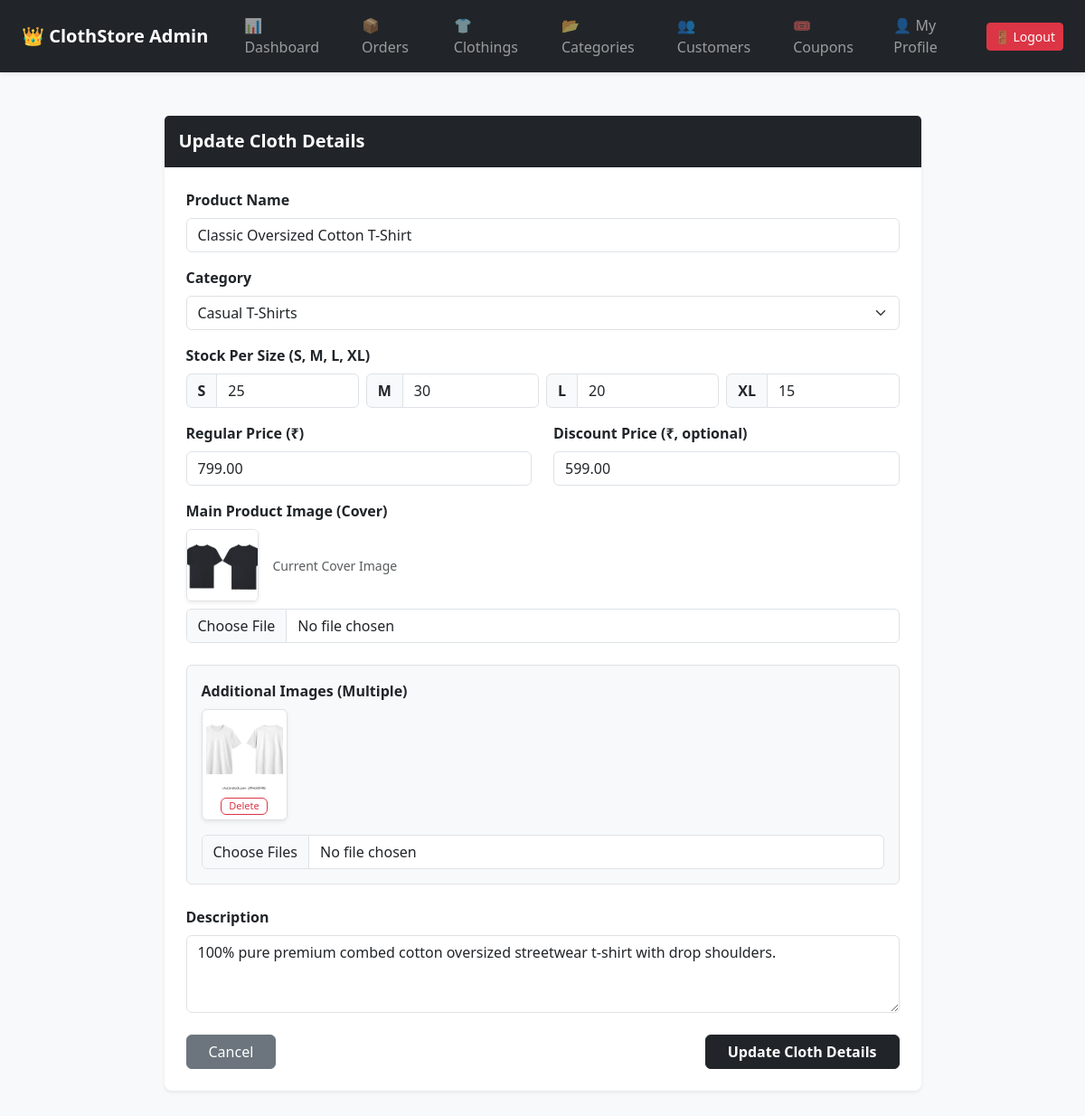
The page /admin-panel/products/update/1/ (signed in) on the database its author committed.
### csw_app/models.py (models this page shows, shortened)
class Product(models.Model):
    category = models.ForeignKey(Category, on_delete=models.CASCADE, related_name='products')
    name = models.CharField(max_length=200)
    description = models.TextField()
    price = models.DecimalField(max_digits=10, decimal_places=2)
    discount_price = models.DecimalField(max_digits=10, decimal_places=2, null=True, blank=True)
    image = models.ImageField(upload_to='products/', null=True, blank=True)
    status = models.BooleanField(default=True)
    created_at = models.DateTimeField(auto_now_add=True)

class Category(models.Model):
    category_name = models.CharField(max_length=100)
    image = models.ImageField(upload_to='categories/', null=True, blank=True)

class ProductImage(models.Model):
    product = models.ForeignKey(Product, on_delete=models.CASCADE, related_name='images')
    image = models.ImageField(upload_to='products/gallery/')
    created_at = models.DateTimeField(auto_now_add=True)

### csw_app/views.py (the view, shortened to what this page needs)
# urls.py: path('admin-panel/products/update/<int:product_id>/', views.admin_update_product, name='admin_update_product'),
@user_passes_test(is_admin, login_url='login')
def admin_update_product(request, product_id):
    product = get_object_or_404(Product, id=product_id)
    categories = Category.objects.all()
    stock_dict = {'S': 0, 'M': 0, 'L': 0, 'XL': 0}
    for v in product.variants.all():
        if v.size in stock_dict:
            stock_dict[v.size] = v.stock
    return render(request, 'admin_panel/update_product.html', {
        'product': product,
        'categories': categories,
        'stock_dict': stock_dict
    })

### csw_app/views.py (called while the page is built)
def is_admin(user):
    return user.is_authenticated and user.is_staff

### templates/admin_panel/update_product.html (shortened to what this page needs)
{% extends 'admin_panel/admin_base.html' %}
{% block admin_content %}
<div class="container py-4">
    <div class="card border-0 shadow-sm col-lg-9 mx-auto rounded-3">
        <div class="card-header bg-dark text-white py-3">
            <h5 class="mb-0 fw-bold">Update Cloth Details</h5>
        </div>
        <div class="card-body p-4">
            <form method="POST" enctype="multipart/form-data">
                <div class="mb-3">
                    <label class="form-label fw-bold">Product Name</label>
                    <input type="text" name="name" class="form-control" value="{{ product.name }}" required>
                </div>
                <div class="mb-3">
                    <label class="form-label fw-bold">Category</label>
                    <select name="category" class="form-select" required>
                        {% for cat in categories %}
                            <option value="{{ cat.id }}" {% if product.category and cat.id == product.category.id %}selected{% endif %}>
                                {{ cat.category_name }}
                            </option>
                        {% endfor %}
                    </select>
                </div>
                <div class="mb-3">
                    <label class="form-label fw-bold">Stock Per Size (S, M, L, XL)</label>
                    <div class="row g-2">
                        <div class="col-3">
                            <div class="input-group">
                                <span class="input-group-text fw-bold">S</span>
                                <input type="number" name="stock_S" class="form-control" value="{{ stock_dict.S }}" min="0" required>
                            </div>
                        </div>
                        <div class="col-3">
                            <div class="input-group">
                                <span class="input-group-text fw-bold">M</span>
                                <input type="number" name="stock_M" class="form-control" value="{{ stock_dict.M }}" min="0" required>
                            </div>
                        </div>
                        <div class="col-3">
                            <div class="input-group">
                                <span class="input-group-text fw-bold">L</span>
                                <input type="number" name="stock_L" class="form-control" value="{{ stock_dict.L }}" min="0" required>
                            </div>
                        </div>
                        <div class="col-3">
                            <div class="input-group">
                                <span class="input-group-text fw-bold">XL</span>
                                <input type="number" name="stock_XL" class="form-control" value="{{ stock_dict.XL }}" min="0" required>
                            </div>
                        </div>
                    </div>
                </div>
                <div class="row mb-3">
                    <div class="col-md-6">
                        <label class="form-label fw-bold">Regular Price (₹)</label>
                        <input type="number" step="0.01" name="price" class="form-control" value="{{ product.price }}" required>
                    </div>
                    <div class="col-md-6">
                        <label class="form-label fw-bold">Discount Price (₹, optional)</label>
                        <input type="number" step="0.01" name="discount_price" class="form-control" value="{{ product.discount_price|default:'' }}">
                    </div>
                </div>
                <div class="mb-4">
                    <label class="form-label fw-bold">Main Product Image (Cover)</label>
                    {% if product.image %}
                        <div class="mb-2 d-flex align-items-center gap-3">
                            <img src="{{ product.image.url }}?v={{ product.id }}" width="80" height="80" class="rounded border shadow-sm" style="object-fit: cover;">
                            <span class="text-muted small">Current Cover Image</span>
                        </div>
                    {% endif %}
                    <input type="file" name="image" class="form-control" accept="image/*">
                </div>
                <div class="mb-4 p-3 bg-light rounded border">
                    <label class="form-label fw-bold">Additional Images (Multiple)</label>
                    {% if product.images.all %}
                        <div class="d-flex flex-wrap gap-3 mb-3">
                            {% for img_obj in product.images.all %}
                                <div class="position-relative text-center border p-1 rounded bg-white shadow-sm">
                                    <img src="{{ img_obj.image.url }}" width="85" height="85" class="rounded" style="object-fit: cover;">
                                    <div class="mt-1">
                                        <a href="{% url 'delete_product_image' img_obj.id %}"
                                           onclick="return confirm('Is gallery image ko delete karein?');"
                                           class="btn btn-outline-danger btn-xs py-0 px-2 small" style="font-size: 11px;">
                                            Delete
                                        </a>
                                    </div>
                                </div>
                            {% endfor %}
                        </div>
                    {% endif %}
                    <input type="file" name="extra_images" class="form-control" accept="image/*" multiple>
                </div>
                <div class="mb-4">
                    <label class="form-label fw-bold">Description</label>
                    <textarea name="description" class="form-control" rows="3">{{ product.description }}</textarea>
                </div>
                <div class="d-flex justify-content-between">
                    <a href="{% url 'admin_products' %}" class="btn btn-secondary px-4">Cancel</a>
                    <button type="submit" class="btn btn-dark px-4 fw-bold">Update Cloth Details</button>
                </div>
            </form>
        </div>
    </div>
</div>
{% endblock %}

### rows shown on the page
Product: name "Classic Oversized Cotton T-Shirt", category "Casual T-Shirts", price "799.00", discount_price "599.00", image (picture), description "100% pure premium combed cotton oversized streetwear t-shirt with drop shoulders."
ProductImage: image (placeholder picture)
